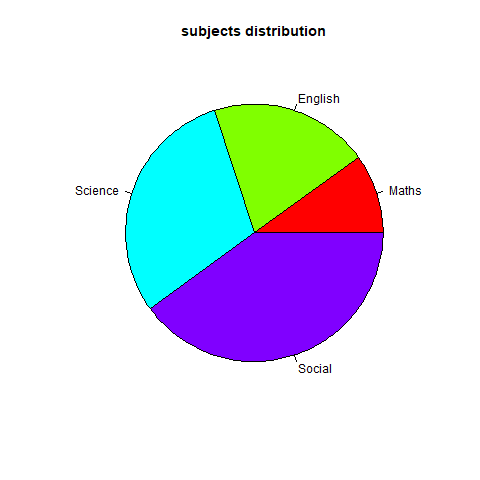

The R source for this figure:
data<-c(10,20,30,40)
subjects<-c("Maths","English","Science","Social")
png(file="piechart2.jpg")
pie(data,subjects,main="subjects distribution",col=rainbow(length(data)))
dev.off()
